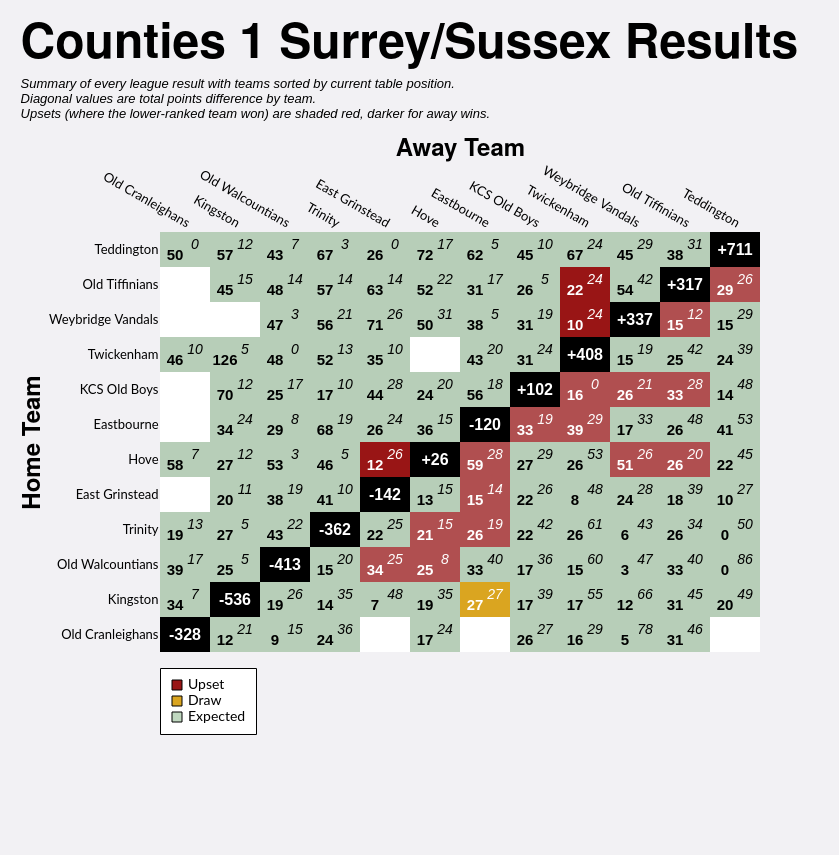

Express this chart as Vega-Lite.
### Vega-Lite specification from a JSON file in a GitHub repository (floating-point values rounded to 4 significant figures; data arrays with more than 128 entries replaced by an {"elided": "..."} marker saying what was removed)
{"config": {"axis": {"labelFont": "Lato, sans-serif", "titleFont": "PT Sans Narrow, Helvetica Neue, Helvetica, Arial, sans-serif", "labelFontSize": 13, "titleFontSize": 24, "gridColor": "#202947", "gridOpacity": 0.2}, "header": {"labelFont": "PT Sans Narrow, Helvetica Neue, Helvetica, Arial, sans-serif", "titleFont": "PT Sans Narrow, Helvetica Neue, Helvetica, Arial, sans-serif", "labelFontSize": 24, "titleFontSize": 28, "labelFontWeight": "bold", "orient": "left"}, "legend": {"labelFont": "Lato, sans-serif", "titleFont": "PT Sans Narrow, Helvetica Neue, Helvetica, Arial, sans-serif", "labelFontSize": 14, "titleFontSize": 16, "titlePadding": 5, "fillColor": "white", "strokeColor": "black", "padding": 10, "titleFontWeight": "lighter", "titleFontStyle": "italic", "titleColor": "gray", "offset": 10}, "title": {"font": "PT Sans Narrow, Helvetica Neue, Helvetica, Arial, sans-serif", "fontSize": 48, "fontWeight": "bold", "anchor": "start", "align": "center", "titlePadding": 20, "subtitlePadding": 10, "subtitleFontSize": 13, "subtitleColor": "", "subtitleFontStyle": "italic", "offset": 15, "color": "black"}, "axisX": {"labelAngle": 0}, "facet": {"title": null, "header": null, "align": {"row": "each", "column": "each"}}, "resolve": {"scale": {"y": "independent", "facet": "independent"}}, "background": "#f2f1f4", "view": {"stroke": null}}, "layer": [{"data": {"name": "data-75924ced8e58fdf6c3bfddf457cb49ac"}, "mark": {"type": "rect"}, "encoding": {"color": {"field": "unexpected_result", "legend": {"columns": 1, "direction": "horizontal", "labelExpr": "datum.value === 'Upset (Away Win)' ? 'Upset' : datum.value", "labelLimit": 220, "offset": 16, "orient": "bottom", "symbolStrokeColor": "black", "symbolStrokeWidth": 1, "values": ["Upset (Away Win)", "Draw", "Expected"]}, "scale": {"domain": ["Expected", "Upset (Home Win)", "Upset (Away Win)", "Draw", "To be played", "N/A"], "range": ["#146f1444", "#991515bb", "#991515", "goldenrod", "white", "black"]}, "title": null, "type": "nominal"}, "opacity": {"condition": {"test": "datum.home_team == param_15['home_team'] || datum.away_team == param_15['home_team'] || !isValid(param_15['home_team'])", "value": 1.0}, "value": 0.1}, "tooltip": [{"field": "home_team", "title": "Home", "type": "nominal"}, {"field": "away_team", "title": "Away", "type": "nominal"}, {"field": "home_score_text", "title": "Home Score", "type": "nominal"}, {"field": "away_score_text", "title": "Away Score", "type": "nominal"}, {"field": "result", "title": "Result", "type": "nominal"}, {"field": "unexpected_result", "title": "Unexpectedness", "type": "nominal"}, {"field": "date", "format": "%d %b %Y", "title": "Date", "type": "temporal"}], "x": {"axis": {"domain": false, "grid": false, "labelAngle": 30, "orient": "top", "ticks": false}, "field": "away_team", "sort": ["Old Cranleighans", "Kingston", "Old Walcountians", "Trinity", "East Grinstead", "Hove", "Eastbourne", "KCS Old Boys", "Twickenham", "Weybridge Vandals", "Old Tiffinians", "Teddington"], "title": "Away Team", "type": "nominal"}, "y": {"axis": {"domain": false, "grid": false, "ticks": false}, "field": "home_team", "sort": ["Teddington", "Old Tiffinians", "Weybridge Vandals", "Twickenham", "KCS Old Boys", "Eastbourne", "Hove", "East Grinstead", "Trinity", "Old Walcountians", "Kingston", "Old Cranleighans"], "title": "Home Team", "type": "nominal"}}, "name": "view_10"}, {"data": {"name": "data-75924ced8e58fdf6c3bfddf457cb49ac"}, "mark": {"type": "text", "fontStyle": "italic", "size": 14, "xOffset": 10, "yOffset": -5}, "encoding": {"color": {"condition": {"test": "(datum.home_team == param_15['home_team'] || datum.away_team == param_15['home_team'] || !isValid(param_15['home_team'])) && datum.unexpected_result == 'Expected'", "value": "black"}, "value": "white"}, "text": {"field": "away_score_text", "type": "nominal"}, "x": {"field": "away_team", "sort": ["Old Cranleighans", "Kingston", "Old Walcountians", "Trinity", "East Grinstead", "Hove", "Eastbourne", "KCS Old Boys", "Twickenham", "Weybridge Vandals", "Old Tiffinians", "Teddington"], "type": "nominal"}, "y": {"field": "home_team", "sort": ["Teddington", "Old Tiffinians", "Weybridge Vandals", "Twickenham", "KCS Old Boys", "Eastbourne", "Hove", "East Grinstead", "Trinity", "Old Walcountians", "Kingston", "Old Cranleighans"], "type": "nominal"}}, "transform": [{"filter": "datum.away_score_text != '' && datum.away_score_text != 'WO'"}]}, {"data": {"name": "data-75924ced8e58fdf6c3bfddf457cb49ac"}, "mark": {"type": "text", "size": 12, "xOffset": 10, "yOffset": -5}, "encoding": {"color": {"condition": {"test": "(datum.home_team == param_15['home_team'] || datum.away_team == param_15['home_team'] || !isValid(param_15['home_team'])) && datum.unexpected_result == 'Expected'", "value": "black"}, "value": "white"}, "text": {"field": "away_score_text", "type": "nominal"}, "x": {"field": "away_team", "sort": ["Old Cranleighans", "Kingston", "Old Walcountians", "Trinity", "East Grinstead", "Hove", "Eastbourne", "KCS Old Boys", "Twickenham", "Weybridge Vandals", "Old Tiffinians", "Teddington"], "type": "nominal"}, "y": {"field": "home_team", "sort": ["Teddington", "Old Tiffinians", "Weybridge Vandals", "Twickenham", "KCS Old Boys", "Eastbourne", "Hove", "East Grinstead", "Trinity", "Old Walcountians", "Kingston", "Old Cranleighans"], "type": "nominal"}}, "transform": [{"filter": "datum.away_score_text == 'WO'"}]}, {"data": {"name": "data-75924ced8e58fdf6c3bfddf457cb49ac"}, "mark": {"type": "text", "fontWeight": "bold", "size": 15, "xOffset": -10, "yOffset": 5}, "encoding": {"color": {"condition": {"test": "(datum.home_team == param_15['home_team'] || datum.away_team == param_15['home_team'] || !isValid(param_15['home_team'])) && datum.unexpected_result == 'Expected'", "value": "black"}, "value": "white"}, "text": {"field": "home_score_text", "type": "nominal"}, "x": {"field": "away_team", "sort": ["Old Cranleighans", "Kingston", "Old Walcountians", "Trinity", "East Grinstead", "Hove", "Eastbourne", "KCS Old Boys", "Twickenham", "Weybridge Vandals", "Old Tiffinians", "Teddington"], "type": "nominal"}, "y": {"field": "home_team", "sort": ["Teddington", "Old Tiffinians", "Weybridge Vandals", "Twickenham", "KCS Old Boys", "Eastbourne", "Hove", "East Grinstead", "Trinity", "Old Walcountians", "Kingston", "Old Cranleighans"], "type": "nominal"}}, "transform": [{"filter": "datum.home_score_text != '' && datum.home_score_text != 'WO'"}]}, {"data": {"name": "data-75924ced8e58fdf6c3bfddf457cb49ac"}, "mark": {"type": "text", "size": 12, "xOffset": -10, "yOffset": 5}, "encoding": {"color": {"condition": {"test": "(datum.home_team == param_15['home_team'] || datum.away_team == param_15['home_team'] || !isValid(param_15['home_team'])) && datum.unexpected_result == 'Expected'", "value": "black"}, "value": "white"}, "text": {"field": "home_score_text", "type": "nominal"}, "x": {"field": "away_team", "sort": ["Old Cranleighans", "Kingston", "Old Walcountians", "Trinity", "East Grinstead", "Hove", "Eastbourne", "KCS Old Boys", "Twickenham", "Weybridge Vandals", "Old Tiffinians", "Teddington"], "type": "nominal"}, "y": {"field": "home_team", "sort": ["Teddington", "Old Tiffinians", "Weybridge Vandals", "Twickenham", "KCS Old Boys", "Eastbourne", "Hove", "East Grinstead", "Trinity", "Old Walcountians", "Kingston", "Old Cranleighans"], "type": "nominal"}}, "transform": [{"filter": "datum.home_score_text == 'WO'"}]}, {"data": {"name": "data-632306f8b92a861483858ecfe633869c"}, "mark": {"type": "text", "color": "white", "fontWeight": "bold", "size": 16}, "encoding": {"text": {"field": "display_text", "type": "nominal"}, "tooltip": [{"field": "home_team", "title": "Team", "type": "nominal"}, {"field": "display_text", "title": "Points Difference", "type": "nominal"}], "x": {"field": "away_team", "sort": ["Old Cranleighans", "Kingston", "Old Walcountians", "Trinity", "East Grinstead", "Hove", "Eastbourne", "KCS Old Boys", "Twickenham", "Weybridge Vandals", "Old Tiffinians", "Teddington"], "type": "nominal"}, "y": {"field": "home_team", "sort": ["Teddington", "Old Tiffinians", "Weybridge Vandals", "Twickenham", "KCS Old Boys", "Eastbourne", "Hove", "East Grinstead", "Trinity", "Old Walcountians", "Kingston", "Old Cranleighans"], "type": "nominal"}}}], "height": {"step": 35}, "padding": {"left": 20, "top": 20, "right": 40, "bottom": 120}, "params": [{"name": "param_15", "select": {"type": "point", "clear": "dblclick", "fields": ["home_team"], "on": "click"}, "value": null, "views": ["view_10"]}], "title": {"text": "Counties 1 Surrey/Sussex Results", "subtitle": ["Summary of every league result with teams sorted by current table position.", "Diagonal values are total points difference by team.", "Upsets (where the lower-ranked team won) are shaded red, darker for away wins."]}, "width": {"step": 50}, "$schema": "https://vega.github.io/schema/vega-lite/v5.20.1.json", "datasets": {"data-75924ced8e58fdf6c3bfddf457cb49ac": {"elided": "144 records"}, "data-632306f8b92a861483858ecfe633869c": [{"home_team": "East Grinstead", "away_team": "East Grinstead", "match_id": null, "date": "", "home_score": null, "away_score": null, "home_walkover": null, "away_walkover": null, "result": "N/A", "home_score_text": "", "away_score_text": "", "wo_result": "", "score_text": "", "display_text": "-142", "is_diagonal": true, "result_simple": "N/A", "unexpected_result": "N/A", "unexpected_opacity": 1.0}, {"home_team": "Eastbourne", "away_team": "Eastbourne", "match_id": null, "date": "", "home_score": null, "away_score": null, "home_walkover": null, "away_walkover": null, "result": "N/A", "home_score_text": "", "away_score_text": "", "wo_result": "", "score_text": "", "display_text": "-120", "is_diagonal": true, "result_simple": "N/A", "unexpected_result": "N/A", "unexpected_opacity": 1.0}, {"home_team": "Hove", "away_team": "Hove", "match_id": null, "date": "", "home_score": null, "away_score": null, "home_walkover": null, "away_walkover": null, "result": "N/A", "home_score_text": "", "away_score_text": "", "wo_result": "", "score_text": "", "display_text": "+26", "is_diagonal": true, "result_simple": "N/A", "unexpected_result": "N/A", "unexpected_opacity": 1.0}, {"home_team": "KCS Old Boys", "away_team": "KCS Old Boys", "match_id": null, "date": "", "home_score": null, "away_score": null, "home_walkover": null, "away_walkover": null, "result": "N/A", "home_score_text": "", "away_score_text": "", "wo_result": "", "score_text": "", "display_text": "+102", "is_diagonal": true, "result_simple": "N/A", "unexpected_result": "N/A", "unexpected_opacity": 1.0}, {"home_team": "Kingston", "away_team": "Kingston", "match_id": null, "date": "", "home_score": null, "away_score": null, "home_walkover": null, "away_walkover": null, "result": "N/A", "home_score_text": "", "away_score_text": "", "wo_result": "", "score_text": "", "display_text": "-536", "is_diagonal": true, "result_simple": "N/A", "unexpected_result": "N/A", "unexpected_opacity": 1.0}, {"home_team": "Old Cranleighans", "away_team": "Old Cranleighans", "match_id": null, "date": "", "home_score": null, "away_score": null, "home_walkover": null, "away_walkover": null, "result": "N/A", "home_score_text": "", "away_score_text": "", "wo_result": "", "score_text": "", "display_text": "-328", "is_diagonal": true, "result_simple": "N/A", "unexpected_result": "N/A", "unexpected_opacity": 1.0}, {"home_team": "Old Tiffinians", "away_team": "Old Tiffinians", "match_id": null, "date": "", "home_score": null, "away_score": null, "home_walkover": null, "away_walkover": null, "result": "N/A", "home_score_text": "", "away_score_text": "", "wo_result": "", "score_text": "", "display_text": "+317", "is_diagonal": true, "result_simple": "N/A", "unexpected_result": "N/A", "unexpected_opacity": 1.0}, {"home_team": "Old Walcountians", "away_team": "Old Walcountians", "match_id": null, "date": "", "home_score": null, "away_score": null, "home_walkover": null, "away_walkover": null, "result": "N/A", "home_score_text": "", "away_score_text": "", "wo_result": "", "score_text": "", "display_text": "-413", "is_diagonal": true, "result_simple": "N/A", "unexpected_result": "N/A", "unexpected_opacity": 1.0}, {"home_team": "Teddington", "away_team": "Teddington", "match_id": null, "date": "", "home_score": null, "away_score": null, "home_walkover": null, "away_walkover": null, "result": "N/A", "home_score_text": "", "away_score_text": "", "wo_result": "", "score_text": "", "display_text": "+711", "is_diagonal": true, "result_simple": "N/A", "unexpected_result": "N/A", "unexpected_opacity": 1.0}, {"home_team": "Trinity", "away_team": "Trinity", "match_id": null, "date": "", "home_score": null, "away_score": null, "home_walkover": null, "away_walkover": null, "result": "N/A", "home_score_text": "", "away_score_text": "", "wo_result": "", "score_text": "", "display_text": "-362", "is_diagonal": true, "result_simple": "N/A", "unexpected_result": "N/A", "unexpected_opacity": 1.0}, {"home_team": "Twickenham", "away_team": "Twickenham", "match_id": null, "date": "", "home_score": null, "away_score": null, "home_walkover": null, "away_walkover": null, "result": "N/A", "home_score_text": "", "away_score_text": "", "wo_result": "", "score_text": "", "display_text": "+408", "is_diagonal": true, "result_simple": "N/A", "unexpected_result": "N/A", "unexpected_opacity": 1.0}, {"home_team": "Weybridge Vandals", "away_team": "Weybridge Vandals", "match_id": null, "date": "", "home_score": null, "away_score": null, "home_walkover": null, "away_walkover": null, "result": "N/A", "home_score_text": "", "away_score_text": "", "wo_result": "", "score_text": "", "display_text": "+337", "is_diagonal": true, "result_simple": "N/A", "unexpected_result": "N/A", "unexpected_opacity": 1.0}]}}
